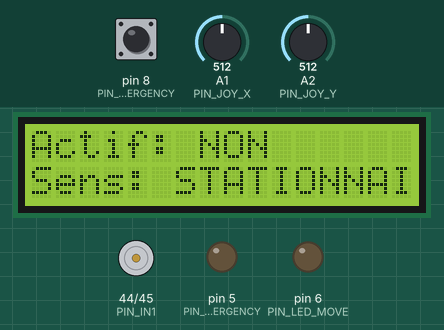
This sketch was run on a simulated Arduino Mega 2560, built with avr-gcc and run on an emulated ATmega2560. Parts: 16×2 character LCD, motor-driver pin pairs drawn as motors (green arrow = first pin HIGH = forward, orange = second pin HIGH = backward, longer = more drive), output pins drawn as LEDs (lit = HIGH). Inputs (shaded band) come from the test bench; at power-on: A2 (PIN_JOY_Y) = 512, pin 8 (PIN_BTN_EMERGENCY) HIGH, A1 (PIN_JOY_X) = 512.

Above: at 3.1 s.
3.2 s: A2 (PIN_JOY_Y) set to 544
At 5.6 s:
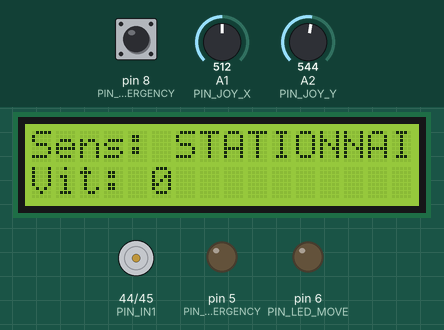
6.2 s: A2 (PIN_JOY_Y) set to 571
At 6.7 s:
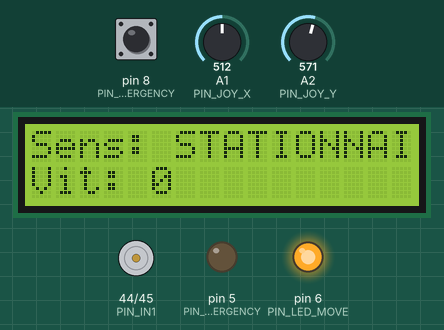
Timing chart, 0 to 7.4 s (numbered marks = the images above; inputs shaded):
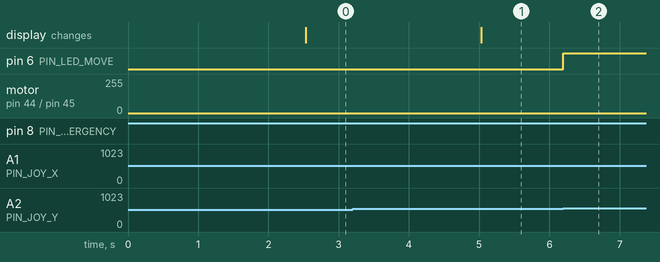

The sketch:

sketch_apr5a.ino
```cpp
#include <OneButton.h>
#include <LCD_I2C.h>
#include "Moteur_dc.h"

const int PIN_IN1 = 44, PIN_IN2 = 45;
const int PIN_LED_MOVE = 6, PIN_LED_EMERGENCY = 5;
const int PIN_BTN_EMERGENCY = 8;
const int PIN_JOY_X = A1, PIN_JOY_Y = A2;
const int DEADZONE = 50;

LCD_I2C lcd(0x27, 16, 2);
Motor motor(PIN_IN1, PIN_IN2);
OneButton emergencyBtn(PIN_BTN_EMERGENCY, true);

enum Etat { REST, MOVE, EMERGENCY };
Etat state = REST;

String activeLabel = "NON", positionLabel = "STATIONNAIRE";
int xValue, yValue;
unsigned long lastSpeedUpdate = 0;

void setup() {
    motor.begin();
    lcd.begin();
    lcd.backlight();
    pinMode(PIN_LED_MOVE, OUTPUT);
    pinMode(PIN_LED_EMERGENCY, OUTPUT);

    emergencyBtn.attachClick(toggleEmergency);
}

void loop() {
    emergencyBtn.tick();

    switch (state) {

        case REST:
            handleRestState();
            break;

        case MOVE:
            handleMoveState();
            break;

        case EMERGENCY:
            handleEmergencyState();
            break;
    }
}


void handleRestState() {
    motor.shutDown();
    digitalWrite(PIN_LED_MOVE, LOW);
    digitalWrite(PIN_LED_EMERGENCY, LOW);
    activeLabel = "NON";
    positionLabel = "STATIONNAIRE";

    checkJoystick();
    updateDisplay();
}

void handleMoveState() {
    digitalWrite(PIN_LED_MOVE, HIGH);
    digitalWrite(PIN_LED_EMERGENCY, LOW);
    activeLabel = "OUI";

    controlMovement();
    controlSpeed();
    checkJoystick();
    updateDisplay();
}

void handleEmergencyState() {
    motor.shutDown();
    digitalWrite(PIN_LED_MOVE, LOW);
    digitalWrite(PIN_LED_EMERGENCY, HIGH);
    displayEmergencyAlert();
}


void checkJoystick() {
    yValue = analogRead(PIN_JOY_Y);

    if (abs(yValue - 512) > DEADZONE) {
        state = MOVE;
    } else {
        state = REST;
    }
}

void controlMovement() {
    if (yValue > 512 + DEADZONE) {
        motor.moveForward();
        positionLabel = "AVANT";
    } else if (yValue < 512 - DEADZONE) {
        motor.moveBackward();
        positionLabel = "ARRIERE";
    }
}

void controlSpeed() {
    xValue = analogRead(PIN_JOY_X);
    if (millis() - lastSpeedUpdate > 50) {
        if (xValue > 512 + DEADZONE) {
            motor.increaseSpeed();
            lastSpeedUpdate = millis();
        } else if (xValue < 512 - DEADZONE) {
            motor.decreaseSpeed();
            lastSpeedUpdate = millis();
        }
    }
}

void toggleEmergency() {
    lcd.clear();
    if (state == EMERGENCY) {
        state = REST;
    } else {
        state = EMERGENCY;
    }
}

void displayEmergencyAlert() {
    lcd.setCursor(0, 0);
    lcd.print(" !! URGENCE !!  ");
    lcd.setCursor(0, 1);
    lcd.print(" PRESS TO RESET ");
}

void updateDisplay() {
    static unsigned long lastRefresh = 0;
    static int topIndex = 0;

    if (millis() - lastRefresh >= 2500) {
        lastRefresh = millis();
        lcd.clear();

        String lines[3];
        lines[0] = "Actif: " + activeLabel;
        lines[1] = "Sens: " + positionLabel;
        lines[2] = "Vit: " + String(activeLabel == "OUI" ? motor.getSpeed() : 0);

        lcd.setCursor(0, 0);
        lcd.print(lines[topIndex]);
        lcd.setCursor(0, 1);
        lcd.print(lines[(topIndex + 1) % 3]);

        topIndex = (topIndex + 1) % 3;
    }
}
```

Moteur_dc.cpp
```cpp
#include "Moteur_dc.h"

Motor::Motor(int p1, int p2) {
    this->pin1 = p1;
    this->pin2 = p2;
    this->speedValue = 60;
}

void Motor::begin() {
    pinMode(pin1, OUTPUT);
    pinMode(pin2, OUTPUT);
    shutDown();
}

void Motor::applySpeed() {
    if (digitalRead(pin1) == HIGH) {
        analogWrite(pin1, speedValue);
        digitalWrite(pin2, LOW);
    } else if (digitalRead(pin2) == HIGH) {
        digitalWrite(pin1, LOW);
        analogWrite(pin2, speedValue);
    }
}

void Motor::moveForward() {
    digitalWrite(pin1, HIGH);
    digitalWrite(pin2, LOW);
    applySpeed();
}

void Motor::moveBackward() {
    digitalWrite(pin1, LOW);
    digitalWrite(pin2, HIGH);
    applySpeed();
}

void Motor::increaseSpeed() {
    if (this->speedValue < 60) this->speedValue = 60;
    else if (this->speedValue <= 250) this->speedValue += 5;
    applySpeed();
}

void Motor::decreaseSpeed() {
    if (this->speedValue > 60) this->speedValue -= 5;
    else this->speedValue = 60;
    applySpeed();
}

void Motor::shutDown() {
    digitalWrite(pin1, LOW);
    digitalWrite(pin2, LOW);
}

int Motor::getSpeed() {
    return this->speedValue;
}
```

Moteur_dc.h
```cpp
#pragma once
#include <Arduino.h>

class Motor {
private:
    int pin1;
    int pin2;
    int speedValue;
    void applySpeed();

public:
    Motor(int p1, int p2);
    void begin();
    void moveForward();
    void moveBackward();
    void increaseSpeed();
    void decreaseSpeed();
    void shutDown();
    int getSpeed();
};
```

Measured:
- the behaviour switches between 562 and 563 on A2 (PIN_JOY_Y) (found by bisection; images 1 and 2)
- after the input at 6.2 s, pin 6 (PIN_LED_MOVE): LOW → HIGH at once
